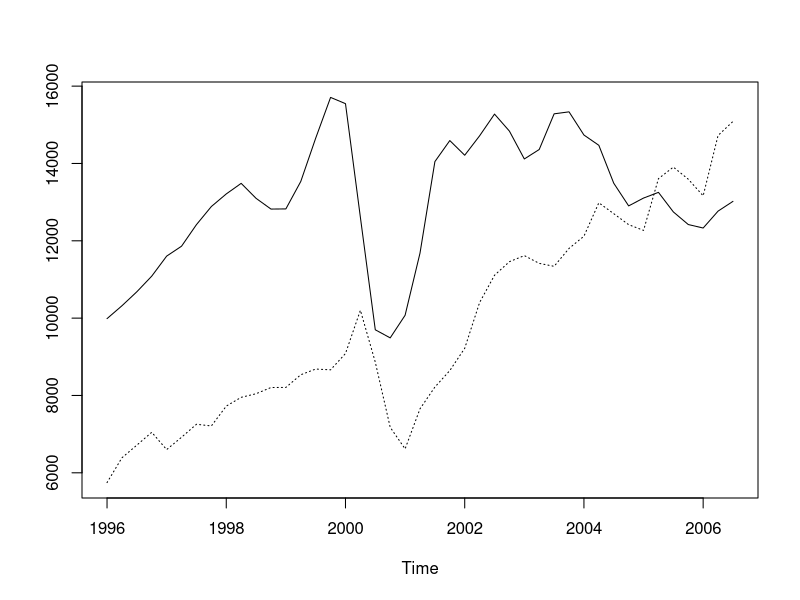
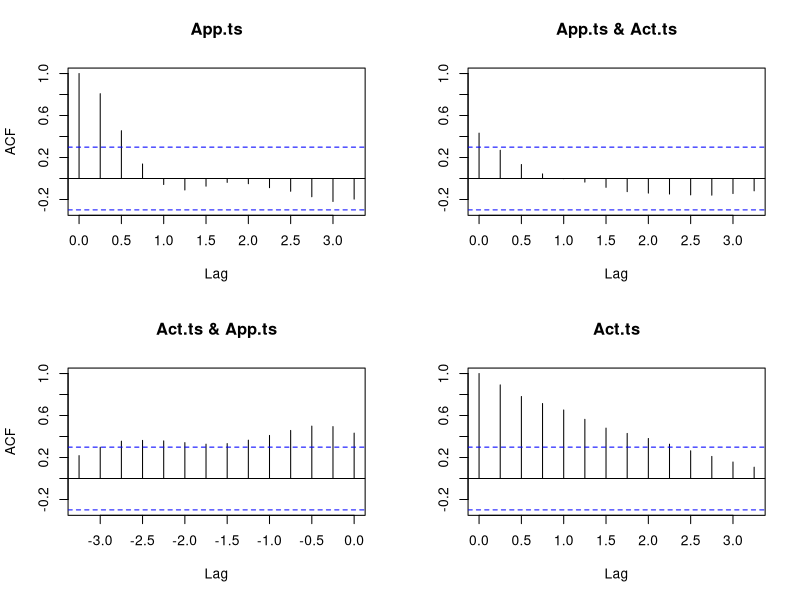
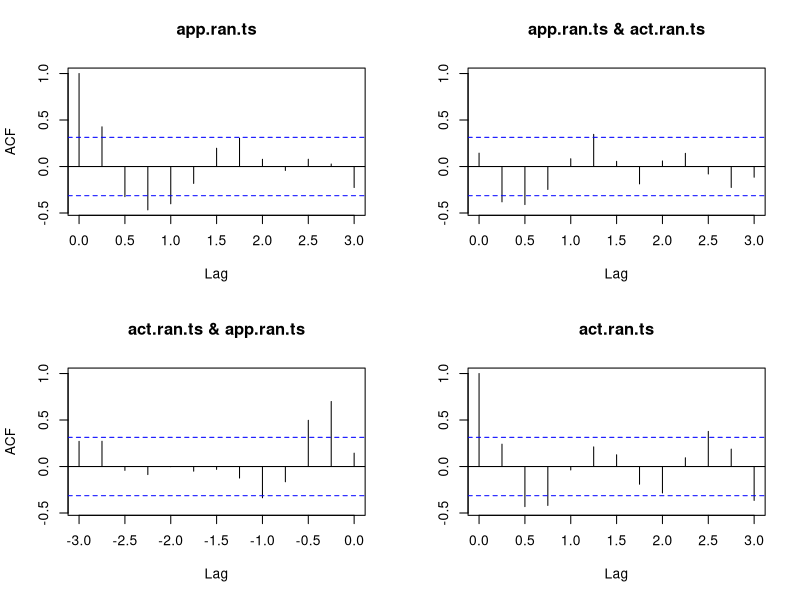
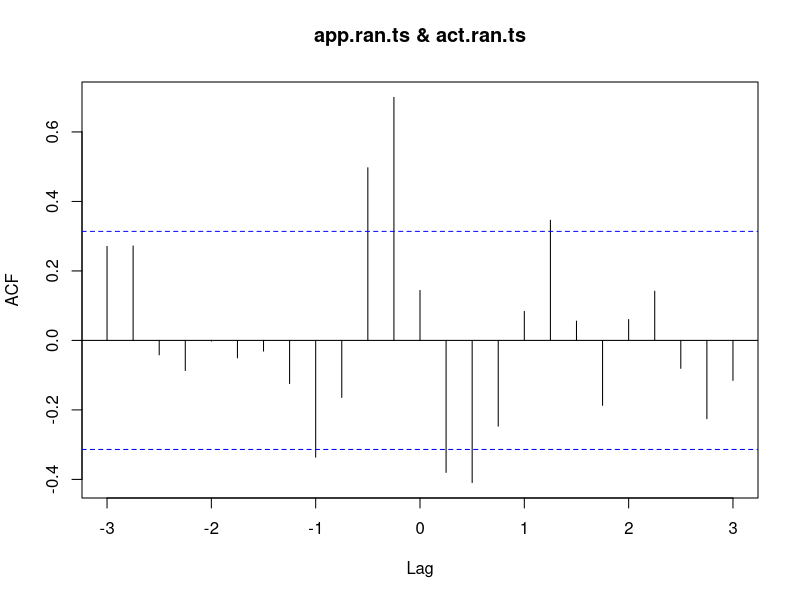
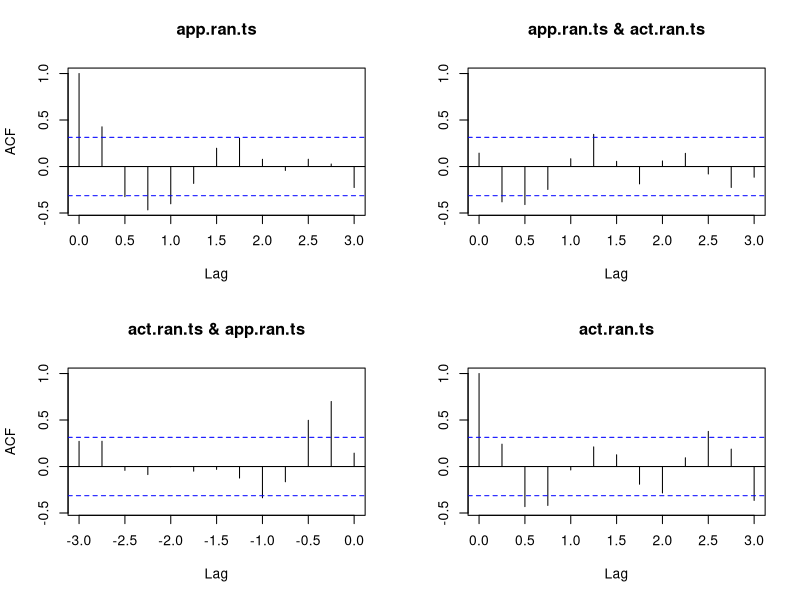
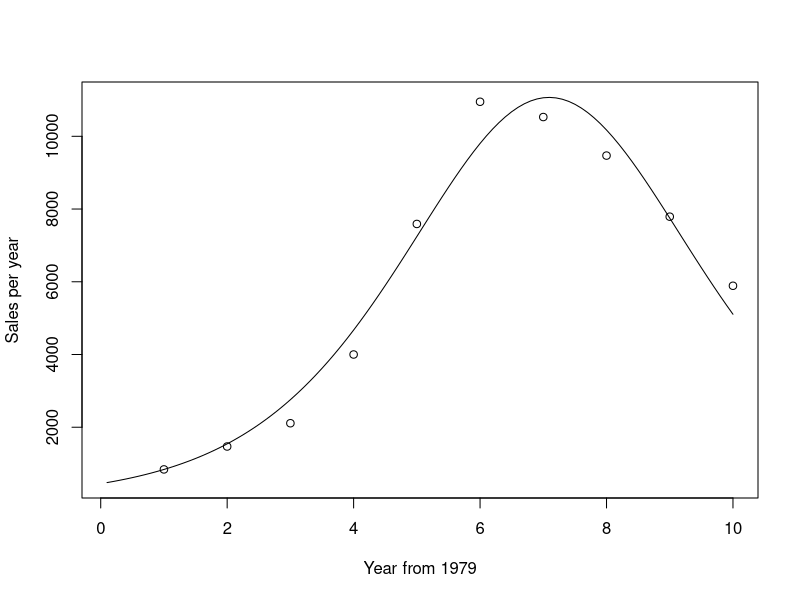
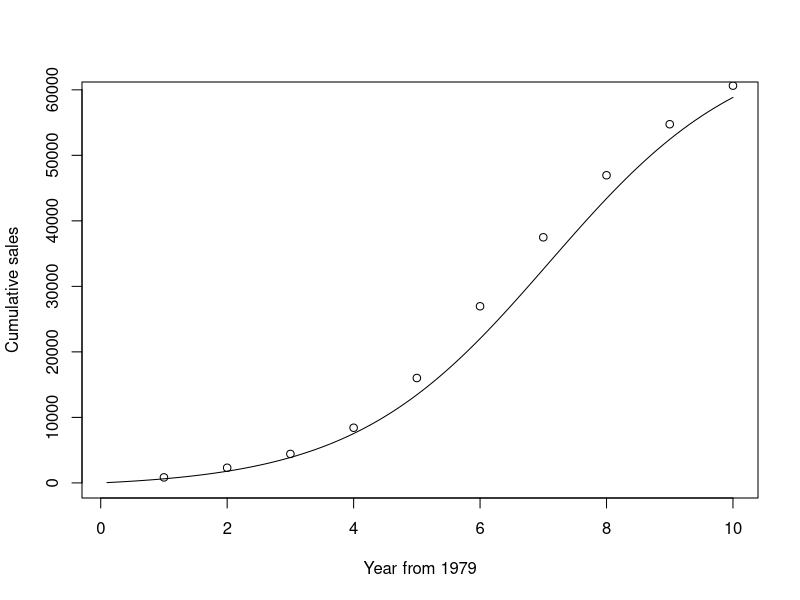
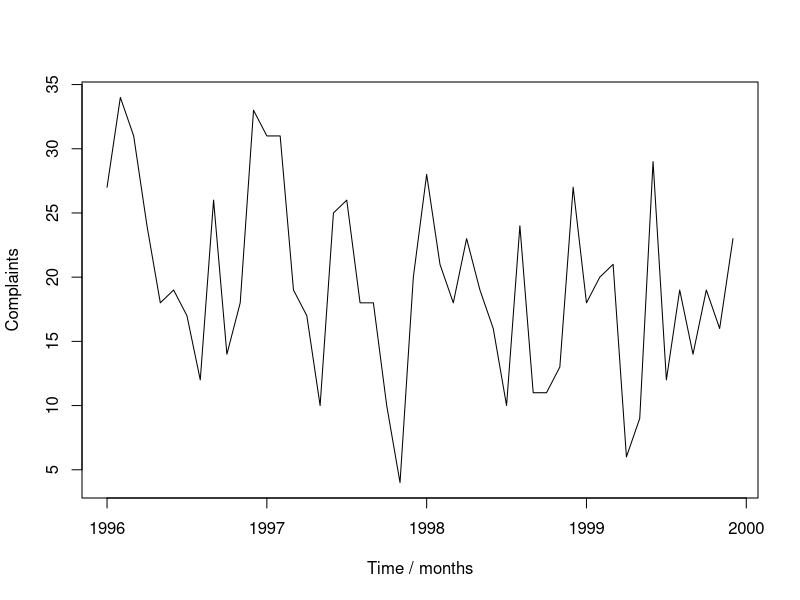

Recreate these plots in R, in order.
## ---- chunk 1
# Set your working directory below if it is not already set to the current 'Lecture Notes' directory.
# Your directory must be set to tell R where to find the data file for Maine monthly unemployment

#setwd("C:/Users/kmac4/Documents/St. Elizabeth University/CS-637-Time-Series-and-Forecasting-/Lecture Notes")
Build.dat = read.csv(file = "data/ApprovActiv.csv")
## ---- chunk 2
App.ts <- ts(Build.dat$Approvals, start = c(1996,1), freq=4)
Act.ts <- ts(Build.dat$Activity, start = c(1996,1), freq=4)
ts.plot(App.ts, Act.ts, lty = c(1,3))
## ---- chunk 3
acf(ts.union(App.ts, Act.ts))
## ---- chunk 4
app.ran <- decompose(App.ts)$random
app.ran.ts <- window (app.ran, start = c(1996, 3), end = c(2006, 1))
act.ran <- decompose (Act.ts)$random
act.ran.ts <- window (act.ran, start = c(1996, 3), end = c(2006, 1))
acf (ts.union(app.ran.ts, act.ran.ts))
ccf (app.ran.ts, act.ran.ts)
## ---- chunk 5
print(acf(ts.union(app.ran.ts, act.ran.ts)))
## ---- chunk 6
T79 <- 1:10
Tdelt <- (1:100) / 10
Sales <- c(840, 1470, 2110, 4000, 7590, 10950, 10530, 9470, 7790, 5890)
Cusales <- cumsum(Sales)
Bass.nls <- nls(Sales ~ M * ( ((P+Q)^2 / P) * exp(-(P+Q) * T79) ) /
                  (1+(Q/P)*exp(-(P+Q)*T79))^2, 
                start = list(M=60630, P=0.03, Q=0.38))
summary(Bass.nls)
## ---- chunk 7
Bcoef <- coef(Bass.nls)
m <- Bcoef[1]
p <- Bcoef[2]
q <- Bcoef[3]
ngete <- exp(-(p+q) * Tdelt)
Bpdf <- m * ( (p+q)^2 / p ) * ngete / (1 + (q/p) * ngete)^2
plot(Tdelt, Bpdf, xlab = "Year from 1979",
     ylab = "Sales per year", type='l')
points(T79, Sales)
Bcdf <- m * (1 - ngete)/(1 + (q/p)*ngete)
plot(Tdelt, Bcdf, xlab = "Year from 1979",
     ylab = "Cumulative sales", type='l')
points(T79, Cusales)
## ---- chunk 8
Motor.dat <- read.csv("data/motororg.csv")
Comp.ts <- ts(Motor.dat$complaints, start = c(1996, 1), freq = 12)
plot(Comp.ts, xlab = "Time / months", ylab = "Complaints")
## ---- chunk 9
Comp.hw1 <- HoltWinters(Comp.ts, beta = 0, gamma = 0)
Comp.hw1
plot(Comp.hw1)
## ---- chunk 10
wine.dat <- read.csv("data/wine.csv")
sweetw.ts <- ts(wine.dat$sweetw, start = c(1980,1), freq = 12)
plot(sweetw.ts, xlab= "Time (months)", ylab = "sales (1000 litres)")
## ---- chunk 11
sweetw.hw <- HoltWinters (sweetw.ts, seasonal = "mult")
sweetw.hw
sweetw.hw$coef
sweetw.hw$SSE
## ---- chunk 12
plot (sweetw.hw$fitted)
plot (sweetw.hw)
